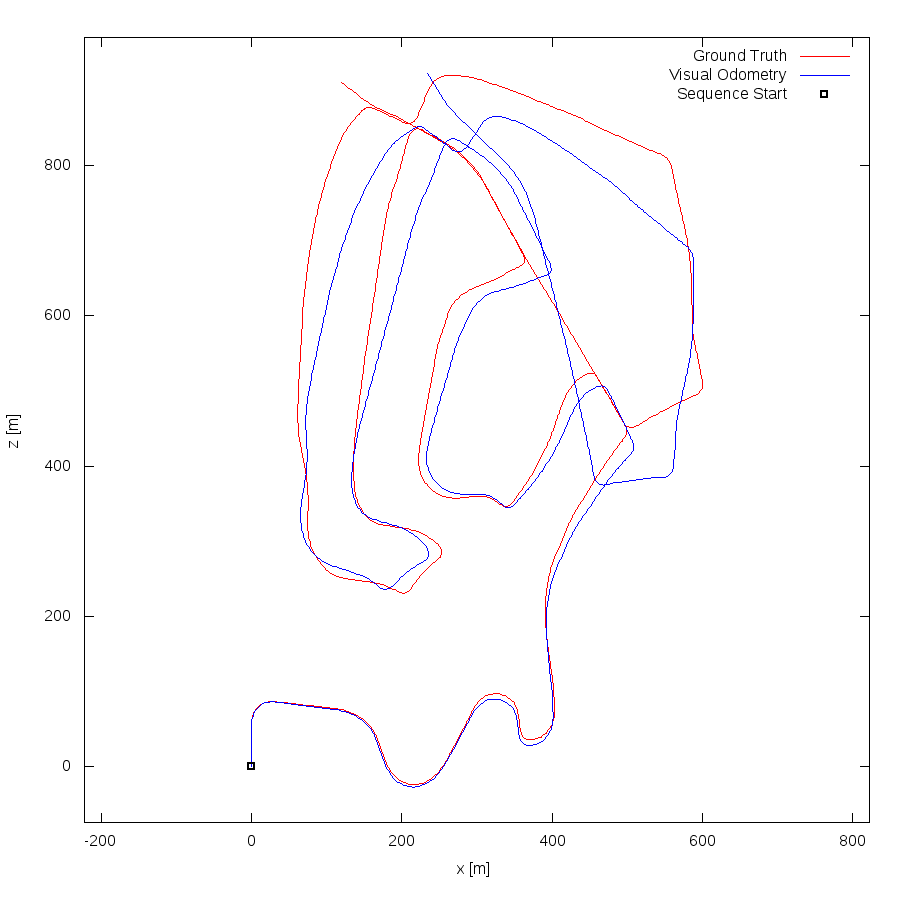

Write gnuplot code to recreate this figure.
set term postscript eps enhanced color
set output "02.eps"
set size ratio -1
set xrange [-223:823]
set yrange [-75:971]
set xlabel "x [m]"
set ylabel "z [m]"
plot "02.txt" using 1:2 lc rgb "#FF0000" title 'Ground Truth' w lines,"02.txt" using 3:4 lc rgb "#0000FF" title 'Visual Odometry' w lines,"< head -1 02.txt" using 1:2 lc rgb "#000000" pt 4 ps 1 lw 2 title 'Sequence Start' w points
